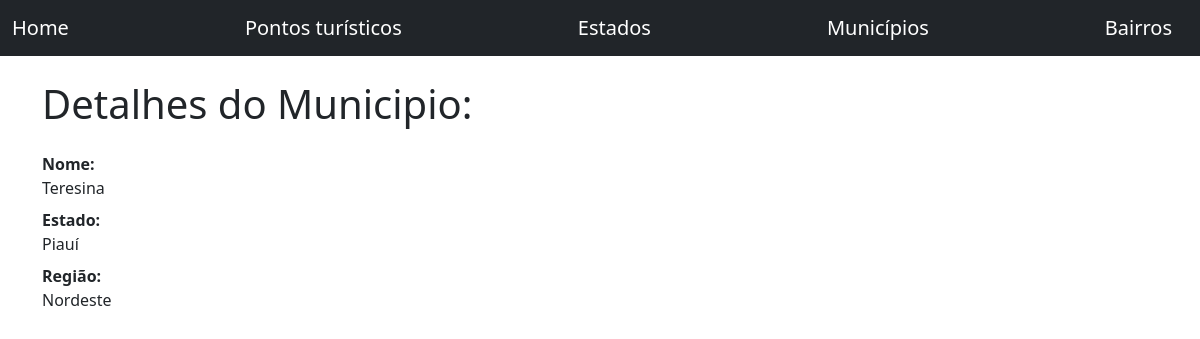
Page /detalhes-municipio/1/ on the committed database.
### core/models.py (models this page shows, shortened)
class Municipio(models.Model):
    nome= models.CharField(max_length=100)
    populacao= models.IntegerField()
    estado= models.ForeignKey(
        Estado,
        on_delete=models.DO_NOTHING
    )
    class Meta:
        verbose_name = 'Município'
        verbose_name_plural = 'Municípios'
        ordering = ['nome','populacao']

class Estado(models.Model):
    REGIOES=[
        ('N','Norte'),
        ('NE','Nordeste'),
        ('CO','Centro-oeste'),
        ('SE','Sudeste'),
        ('S','Sul'),
    ]
    nome= models.CharField(max_length=100)
    sigla= models.CharField (max_length=2)
    regiao= models.CharField(max_length=25, choices=REGIOES, null=True, blank=True)

### core/views.py (the view)
# urls.py: path('detalhes-municipio/<int:id>/', views.detalhes_municipio, name= 'detalhes_municipio'),
def detalhes_municipio(request,id):
    municipio= get_object_or_404(Municipio,id=id)
    dados= {
        'municipio': municipio
    }
    return render(request,'municipios/detalhes.html',dados)

### templates/municipios/detalhes.html
{% extends 'base.html' %}
{% block titulo %}
    Detalhes do Municipio:
{% endblock %}
{% block conteudo %}
<div class="row">
    <dl>
        <div class="col-md-4">
            <dt>Nome:</dt>
            <dd>{{ municipio.nome }}</dd>
        </div>
        <div class="col-md-4">
            <dt>Estado:</dt>
            <dd>{{ municipio.estado.nome }}</dd>
        </div>
        <div class="col-md-4">
            <dt>Região:</dt>
            <dd>{{ municipio.estado.get_regiao_display }}</dd>
        </div>
    </dl>
</div>
{% endblock %}

### rows in the picture
Municipio: nome "Teresina", estado.nome "Piauí", estado.regiao "Nordeste"
